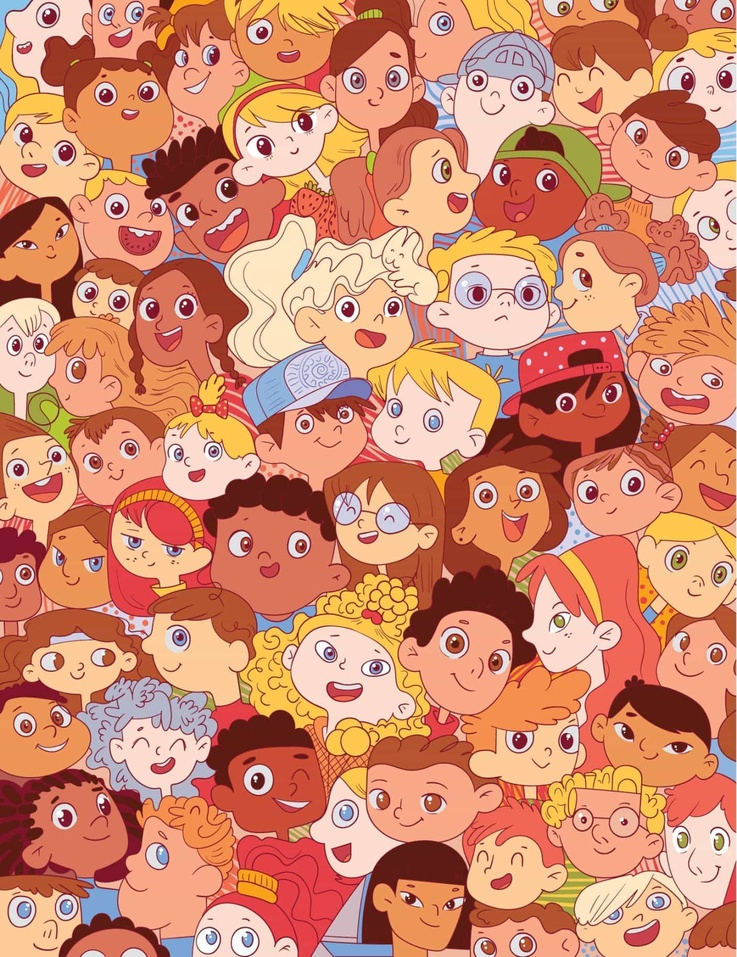
#> input picture Midterm-ImageSet/Split/left_part.jpg, 737 x 957 px, shrunk from 1408 x 1829 before the run
$ jupyter execute SIFT.ipynb
#> lines starting #> are read from the running program, lines starting #| are printed output that depends on the picture
[cell 1]
import cv2
import numpy as np
import pandas as pd
import matplotlib.pyplot as plt

# Đọc ảnh với kiểm tra lỗi
def read_image(image_path, is_gray=True):
#> called with image_path = '../Split/left_part.jpg', is_gray = True
    img = cv2.imread(image_path, cv2.IMREAD_GRAYSCALE if is_gray else cv2.IMREAD_COLOR)
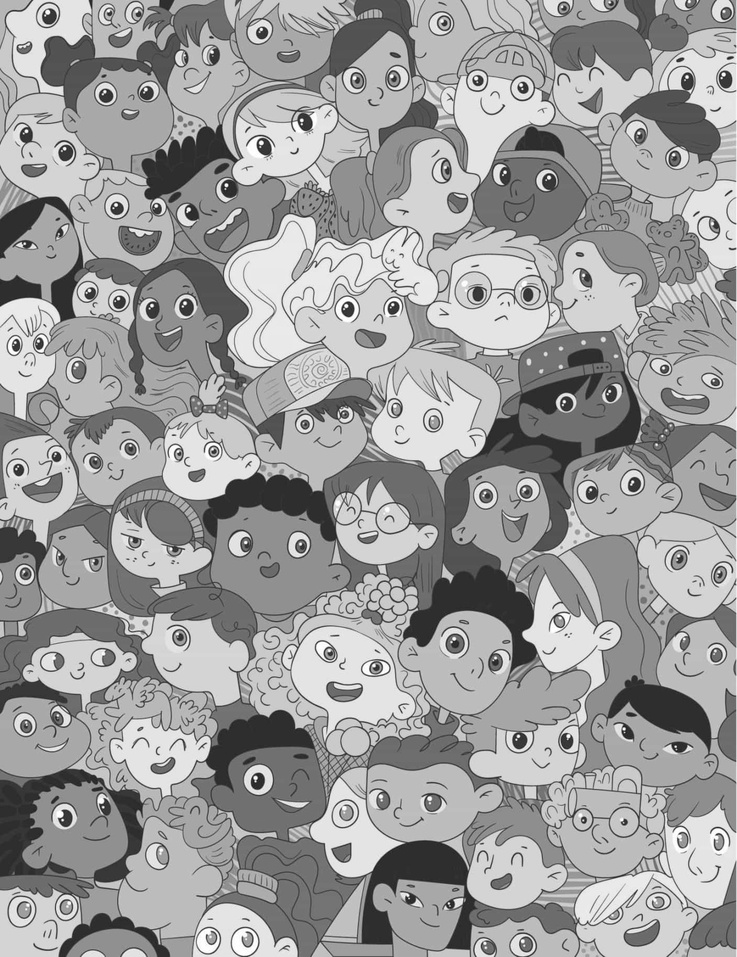
#> img: shape (957, 737); min 25, max 255, mean 157.2
#> call 2 of read_image, with image_path = '../Split/1.jpg', is_gray = True
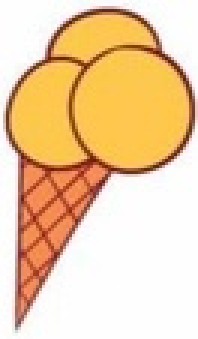
#> input picture Midterm-ImageSet/Split/1.jpg, 66 x 113 px, shrunk from 127 x 215 before the run (shown 3 times larger)
#> in read_image (call 2), `img = cv2.imread(image_path, cv2.IMREAD_GRAYSCALE if is_gray else cv2...`:
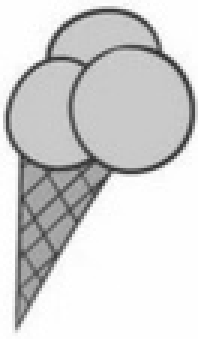
#> img: shape (113, 66) (shown 3 times larger); min 43, max 255, mean 212.4
    if img is None:
        print(f"Lỗi: Không thể đọc ảnh {image_path}")
    return img

# Tạo DataFrame lưu tọa độ
def create_coordinates_df():
    return pd.DataFrame(columns=['Image', 'Top_Left_X', 'Top_Left_Y', 'Bottom_Right_X', 'Bottom_Right_Y'])

# Khởi tạo SIFT và FLANN
def initialize_sift_flann():
    sift = cv2.SIFT_create()
    flann = cv2.FlannBasedMatcher(indexParams=dict(algorithm=1, trees=5), searchParams=dict(checks=100))
    return sift, flann

# Hàm khớp ảnh và tìm vùng chính xác
def find_best_match(img_large, img_template, sift, flann):
    kp1, des1 = sift.detectAndCompute(img_template, None)
#> kp1 = 42 keypoints; strongest (x, y, size): (6, 107, 1.8), (16, 19, 2.2), (53, 17, 2.3), (8, 53, 3.2)
    kp2, des2 = sift.detectAndCompute(img_large, None)
#> kp2 = 3375 keypoints; strongest (x, y, size): (226, 185, 2.4), (26, 131, 2.3), (302, 120, 2.2), (687, 77, 2.2)

    matches = flann.knnMatch(np.float32(des1), np.float32(des2), k=2)
#> matches = 42 matches
    good_matches = [m for m, n in matches if m.distance < 0.75 * n.distance]
#> good_matches = 6 matches

    if len(good_matches) >= 4:
        src_pts = np.float32([kp1[m.queryIdx].pt for m in good_matches]).reshape(-1, 1, 2)
#> src_pts = [[5.84, 107.3], [7.76, 100.2], [10.25, 92.65], [20.13, 59.43], [20.13, 59.43], [30.5, 53.08]]
        dst_pts = np.float32([kp2[m.trainIdx].pt for m in good_matches]).reshape(-1, 1, 2)
#> dst_pts = [[231.4, 787.9], [231.4, 787.9], [231.4, 787.9], [338.4, 758], [338.4, 758], [345.8, 753.5]]
        M, _ = cv2.findHomography(src_pts, dst_pts, cv2.RANSAC, 5.0)
        return M, good_matches
    return None, None

# Hàm vẽ vùng và lưu kết quả
def draw_and_save_result(img_large, M, img_template, img_number):
    h, w = img_template.shape
    corners = np.float32([[0, 0], [0, h], [w, h], [w, 0]]).reshape(-1, 1, 2)
    transformed_corners = cv2.perspectiveTransform(corners, M)
    best_corners = np.int32(transformed_corners)

    x_min, y_min = np.min(best_corners, axis=0)[0]
    x_max, y_max = np.max(best_corners, axis=0)[0]

    img_result = cv2.cvtColor(img_large, cv2.COLOR_GRAY2BGR)
    cv2.rectangle(img_result, (x_min, y_min), (x_max, y_max), (0, 0, 255), 3)
    cv2.putText(img_result, f"Image {img_number}", (x_min, y_min - 30), cv2.FONT_HERSHEY_SIMPLEX, 1, (255, 255, 0), 2)

    return img_result, x_min, y_min, x_max, y_max

# Hàm chính xử lý các ảnh
def process_images():
    # Đọc ảnh lớn
    img_large = read_image("../Split/left_part.jpg", is_gray=True)
    if img_large is None:
        return

    coordinates_df = create_coordinates_df()
    sift, flann = initialize_sift_flann()

    # Duyệt qua các ảnh mẫu
    for i in range(1, 16):
        img_path = f"../Split/{i}.jpg"
        img_template = read_image(img_path, is_gray=True)
        if img_template is None:
            continue

        # Khớp ảnh mẫu với ảnh lớn
        M, good_matches = find_best_match(img_large, img_template, sift, flann)
#> good_matches = 6 matches
        if M is not None:
            # Vẽ vùng và lưu kết quả
            img_result, x_min, y_min, x_max, y_max = draw_and_save_result(img_large, M, img_template, i)

            # Lưu tọa độ vào DataFrame
            new_row = pd.DataFrame([{
                'Image': f"{img_path}",
                'Top_Left_X': x_min,
                'Top_Left_Y': y_min,
                'Bottom_Right_X': x_max,
                'Bottom_Right_Y': y_max
            }])
            coordinates_df = pd.concat([coordinates_df, new_row], ignore_index=True)

            # Lưu ảnh kết quả
            output_path = f"result_{i}.jpg"
            cv2.imwrite(output_path, img_result)
            print(f"Đã lưu kết quả: {output_path}")

            plt.imshow(cv2.cvtColor(img_result, cv2.COLOR_BGR2RGB))
            plt.title(f"Vùng có khớp cao nhất - {img_path}")
            plt.show()

    # Lưu tọa độ vào file CSV
    coordinates_df.to_csv("coordinates.csv", index=False)
    print("Đã lưu tọa độ vào file coordinates.csv.")

# Chạy hàm chính
process_images()

[cell 2]
# Đọc ảnh lớn (ảnh nền màu)
img_large_color = cv2.imread("../Split/left_part.jpg")
#> img_large_color is the input picture: shape (957, 737, 3); mean B, G, R 110.9, 138.9, 210.4

# Đọc tọa độ từ file CSV
coordinates_df = pd.read_csv("coordinates.csv")
#> (reads Midterm-ImageSet/SIFT/coordinates.csv from the repository)

# Duyệt qua từng tọa độ và vẽ lên ảnh lớn
for index, row in coordinates_df.iterrows():
    # Lấy tọa độ từ CSV
    x_min = int(row['Top_Left_X'])
    y_min = int(row['Top_Left_Y'])
    x_max = int(row['Bottom_Right_X'])
    y_max = int(row['Bottom_Right_Y'])

    # Vẽ hình chữ nhật xung quanh vùng đã tìm thấy
    cv2.rectangle(img_large_color, (x_min, y_min), (x_max, y_max), (0, 0, 255), 3)  # Màu đỏ

# Hiển thị ảnh kết quả đã vẽ
plt.imshow(cv2.cvtColor(img_large_color, cv2.COLOR_BGR2RGB))
plt.axis('off')
plt.show()

# Lưu ảnh kết quả
cv2.imwrite("SIFT_result_with_rectangles.jpg", img_large_color)
